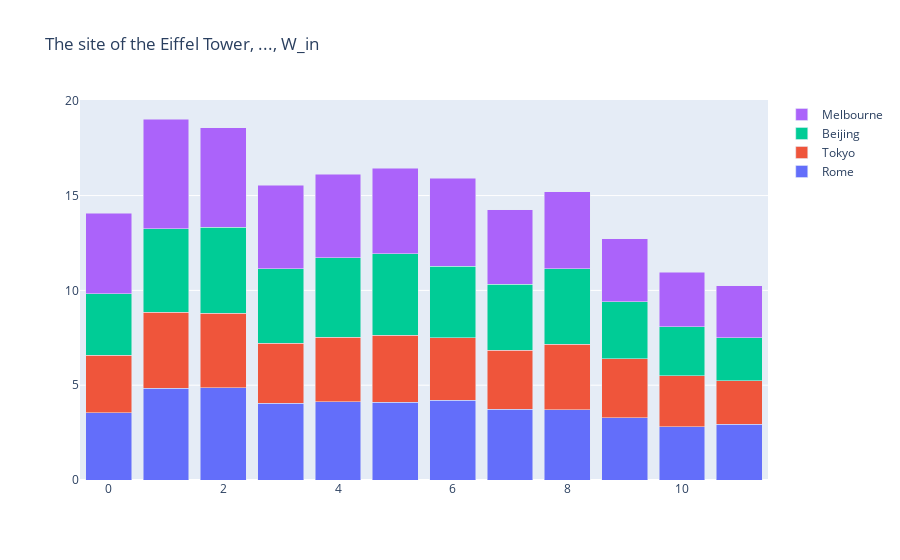

Notebook source saved alongside this figure:
### Code cell
fig = go.Figure(data=[
    go.Bar(name=cities[i], x=x, y=[
      np.linalg.norm(
        diff_df.loc[(eiffel_bases[1], cities[i], "Paris", "W_in", layer), "Gradient"]
      )
      for layer in range(12)])
    for i in range(1, len(cities))
])
fig.update_layout(
    barmode='stack',
    title=f'{eiffel_bases[1]} ..., W_in',
)
fig.show()

### Figure 1 — Plotly figure (JSON) as saved in the notebook; plotly's stock layout.template omitted (floating-point values rounded to 4 significant figures)
{"data": [{"name": "Rome", "type": "bar", "x": [0, 1, 2, 3, 4, 5, 6, 7, 8, 9, 10, 11], "y": [3.552, 4.844, 4.878, 4.039, 4.125, 4.098, 4.207, 3.725, 3.714, 3.277, 2.821, 2.954]}, {"name": "Tokyo", "type": "bar", "x": [0, 1, 2, 3, 4, 5, 6, 7, 8, 9, 10, 11], "y": [3.021, 4.012, 3.923, 3.169, 3.407, 3.525, 3.285, 3.127, 3.439, 3.108, 2.684, 2.284]}, {"name": "Beijing", "type": "bar", "x": [0, 1, 2, 3, 4, 5, 6, 7, 8, 9, 10, 11], "y": [3.255, 4.384, 4.517, 3.946, 4.193, 4.3, 3.782, 3.483, 3.99, 3.029, 2.589, 2.258]}, {"name": "Melbourne", "type": "bar", "x": [0, 1, 2, 3, 4, 5, 6, 7, 8, 9, 10, 11], "y": [4.241, 5.799, 5.263, 4.402, 4.39, 4.527, 4.643, 3.909, 4.064, 3.302, 2.872, 2.762]}], "layout": {"barmode": "stack", "title": {"text": "The site of the Eiffel Tower, ..., W_in"}}}
